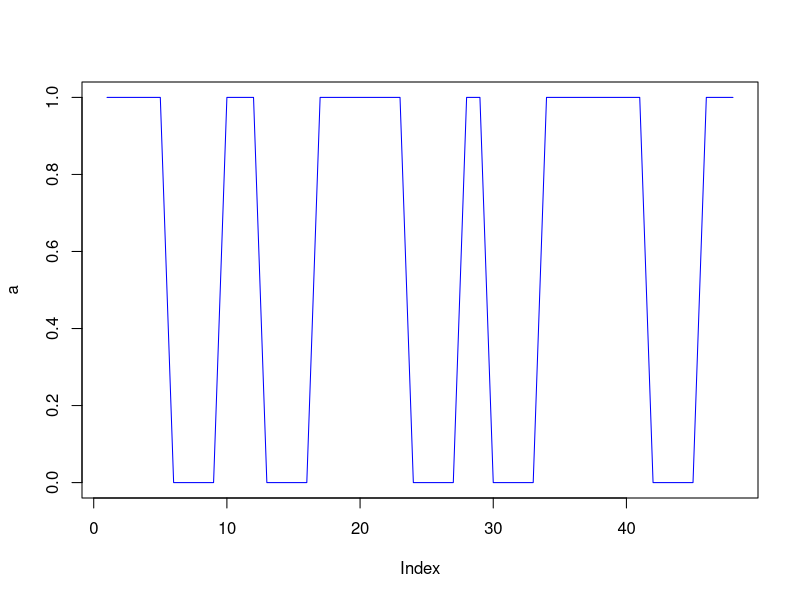
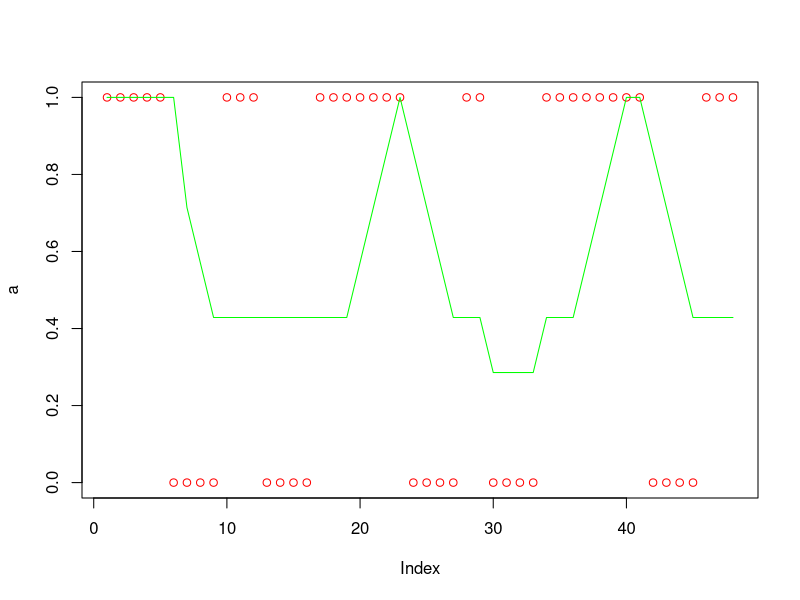
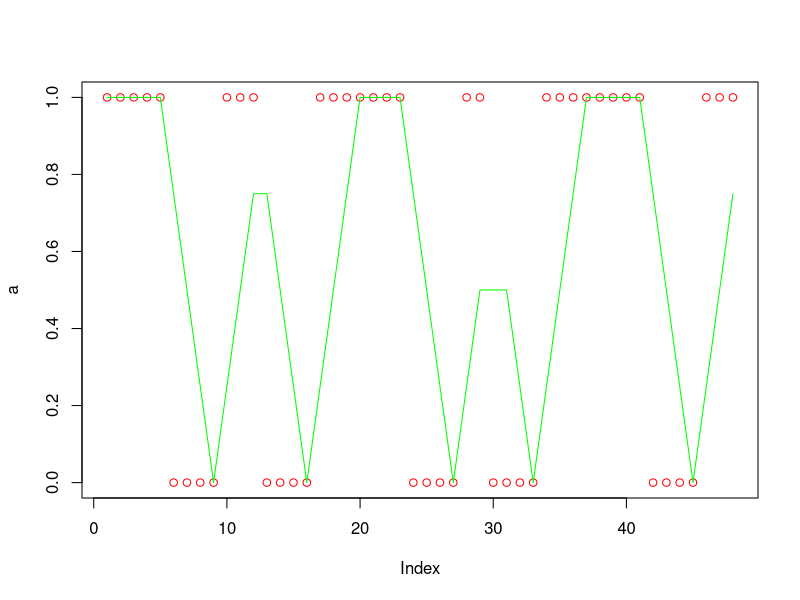
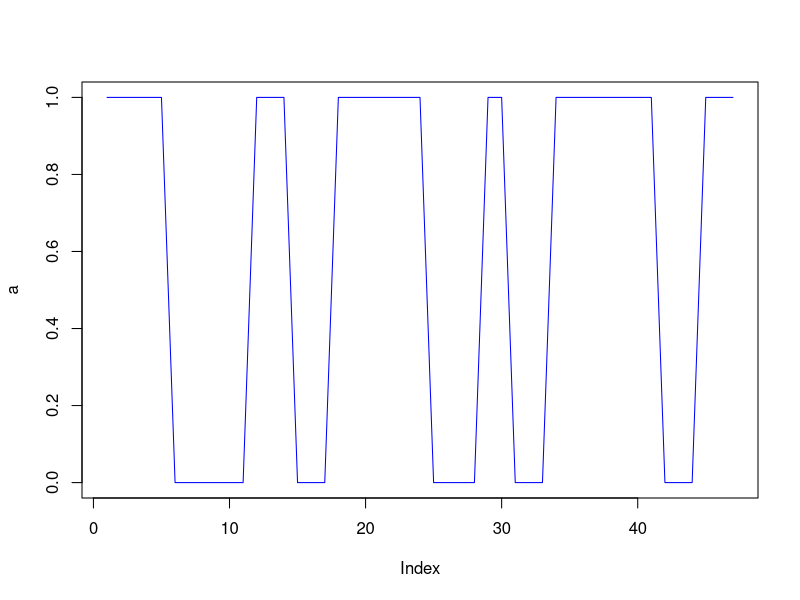
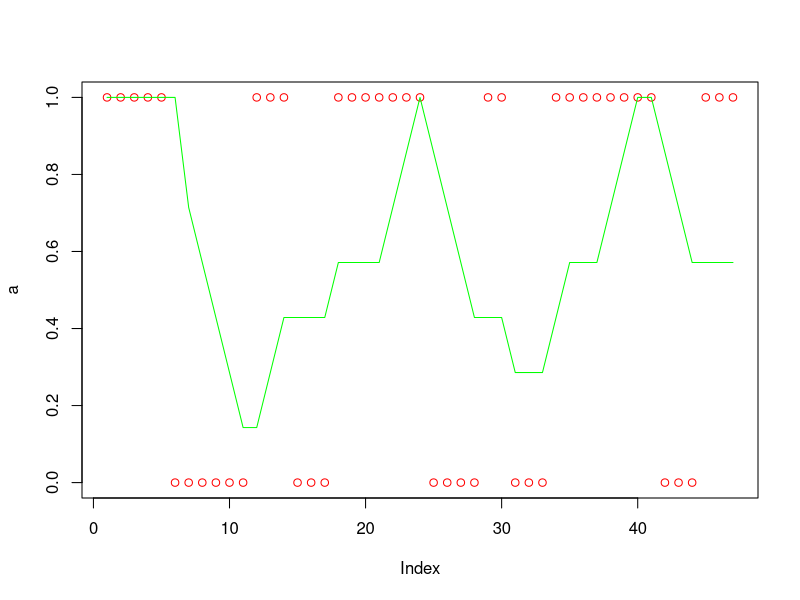
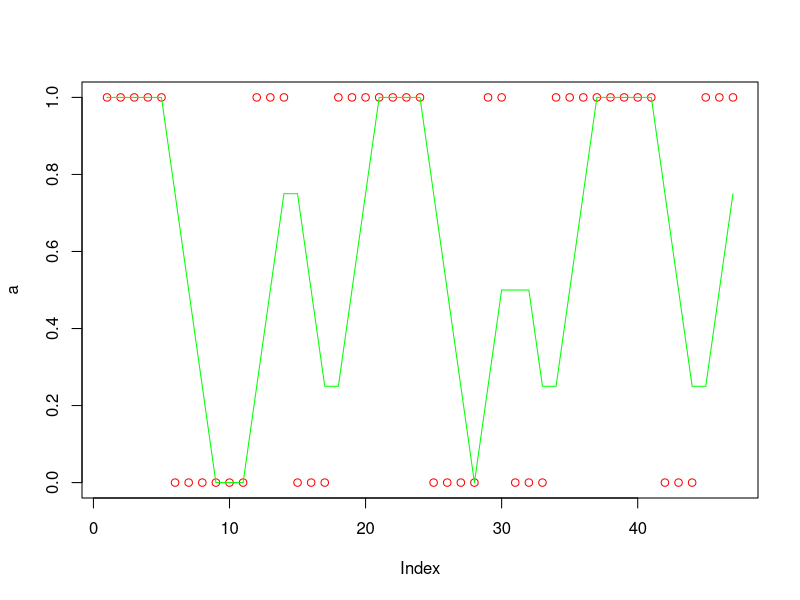
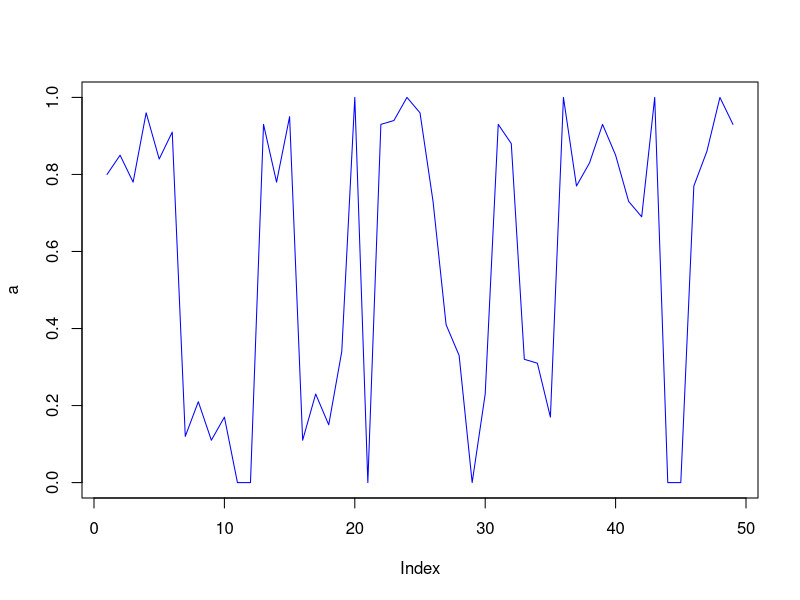
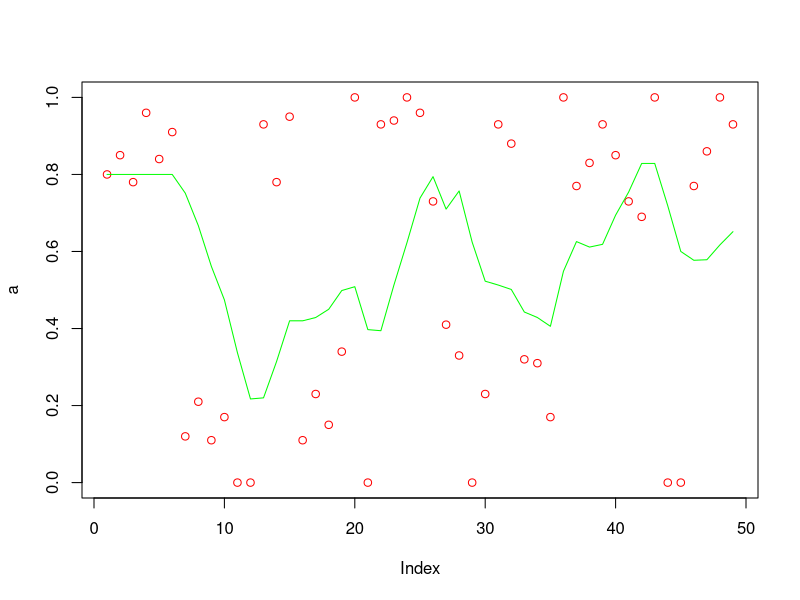

Generate these figures, in order, with R:
## ---- chunk 1

library(zoo)

# same length pattern == 4
a <- c(1,1,1,1,1,0,0,0,0,1,1,1,0,0,0,0,1,1,1,1,1,1,1,0,0,0,0,1,1,0,0,0,0,1,1,1,1,1,1,1,1,0,0,0,0,1,1,1)

plot(a, type="l", col="blue")

# window = 7
n = 7
# calculate mean of the first 7 element
b <- sapply(seq(1:(n-1)), function(x) mean(a[rep(1,len=x)]))
# mean of the window of 8
d <- rollapply(a, n, mean)
# plot
plot(a, col="red")
lines(c(b,d), col="green")

# window = 4
n = 4
# calculate mean of the first 7 element
b <- sapply(seq(1:(n-1)), function(x) mean(a[rep(1,len=x)]))
# mean of the window of 8
d <- rollapply(a, n, mean)
# plot
plot(a, col="red")
lines(c(b,d), col="green")



# pattern length varies from 3 to 5
a <- c(1,1,1,1,1,0,0,0,0,0,0,1,1,1,0,0,0,1,1,1,1,1,1,1,0,0,0,0,1,1,0,0,0,1,1,1,1,1,1,1,1,0,0,0,1,1,1)

plot(a, type="l", col="blue")

# window = 7
n = 7
# calculate mean of the first 7 element
b <- sapply(seq(1:(n-1)), function(x) mean(a[rep(1,len=x)]))
# mean of the window of 8
d <- rollapply(a, n, mean)
# plot
plot(a, col="red")
lines(c(b,d), col="green")

# window = 4
n = 4
# calculate mean of the first 7 element
b <- sapply(seq(1:(n-1)), function(x) mean(a[rep(1,len=x)]))
# mean of the window of 8
d <- rollapply(a, n, mean)
# plot
plot(a, col="red")
lines(c(b,d), col="green")


# value varying
a <- c(0.8,0.85,0.78,0.96,0.84,0.91,0.12,0.21,0.11,0.17,0,0,0.93,0.78,0.95,0.11,0.23,0.15,0.34,1,0,0.93,0.94,1,0.96,0.73,0.41,0.33,0,0.23,0.93,0.88,0.32,0.31,0.17,1,0.77,0.83,0.93,0.85,0.73,0.69,1,0,0,0.77,0.86,1,0.93)

plot(a, type="l", col="blue")

# window = 7
n = 7
# calculate mean of the first 7 element
b <- sapply(seq(1:(n-1)), function(x) mean(a[rep(1,len=x)]))
# mean of the window of 8
d <- rollapply(a, n, mean)
# plot
plot(a, col="red")
lines(c(b,d), col="green")

# window = 4
n = 4
# calculate mean of the first 7 element
b <- sapply(seq(1:(n-1)), function(x) mean(a[rep(1,len=x)]))
# mean of the window of 8
d <- rollapply(a, n, mean)
# plot
plot(a, col="red")
lines(c(b,d), col="green")

# value varying and pattern varying
a <- c(0.8,0.85,0.91,0.12,0.21,0.11,0.12,0.21,0.11,
	0.97,1,0.9,0.9,0.93,0,0,0.12,
	0.93,0.78,0.95,1,1,1,0.12,0.21,0.11,0.12,0.21,0.11,
	1,1,0.9,0.82,0.79,0.23,0.15,0.1,0.2,0.1,0.2,
	0.9,1,0.92,1,1,0.93,0.34,0.12,0.22,
	1,0.93,0.94,1,0.96,0.73,0.41,0.33,0,0.23,0.1,0,
	0.3,0.3,0.23,
	0.88,0.99,0.32,0.31,0.17,
	1,1,0.9,0.77,0.83,0.93,0.85,0.73,0.69,1,0,0,0.19,0.77,0.86,1,0.93)

plot(a, type="l", col="blue")

# window = 8
n = 8
# calculate mean of the first 7 element
b <- sapply(seq(1:(n-1)), function(x) mean(a[rep(1,len=x)]))
# mean of the window of 8
d <- rollapply(a, n, mean)
# plot
plot(a, col="red")
lines(c(b,d), col="green")

# window = 4
n = 4
# calculate mean of the first 7 element
b <- sapply(seq(1:(n-1)), function(x) mean(a[rep(1,len=x)]))
# mean of the window of 8
d <- rollapply(a, n, mean)
# plot
plot(a, col="red")
lines(c(b,d), col="green")

# window = 6
n = 6
# calculate mean of the first 7 element
b <- sapply(seq(1:(n-1)), function(x) mean(a[rep(1,len=x)]))
# mean of the window of 8
d <- rollapply(a, n, mean)
# plot
plot(a, col="red")
lines(c(b,d), col="green")

